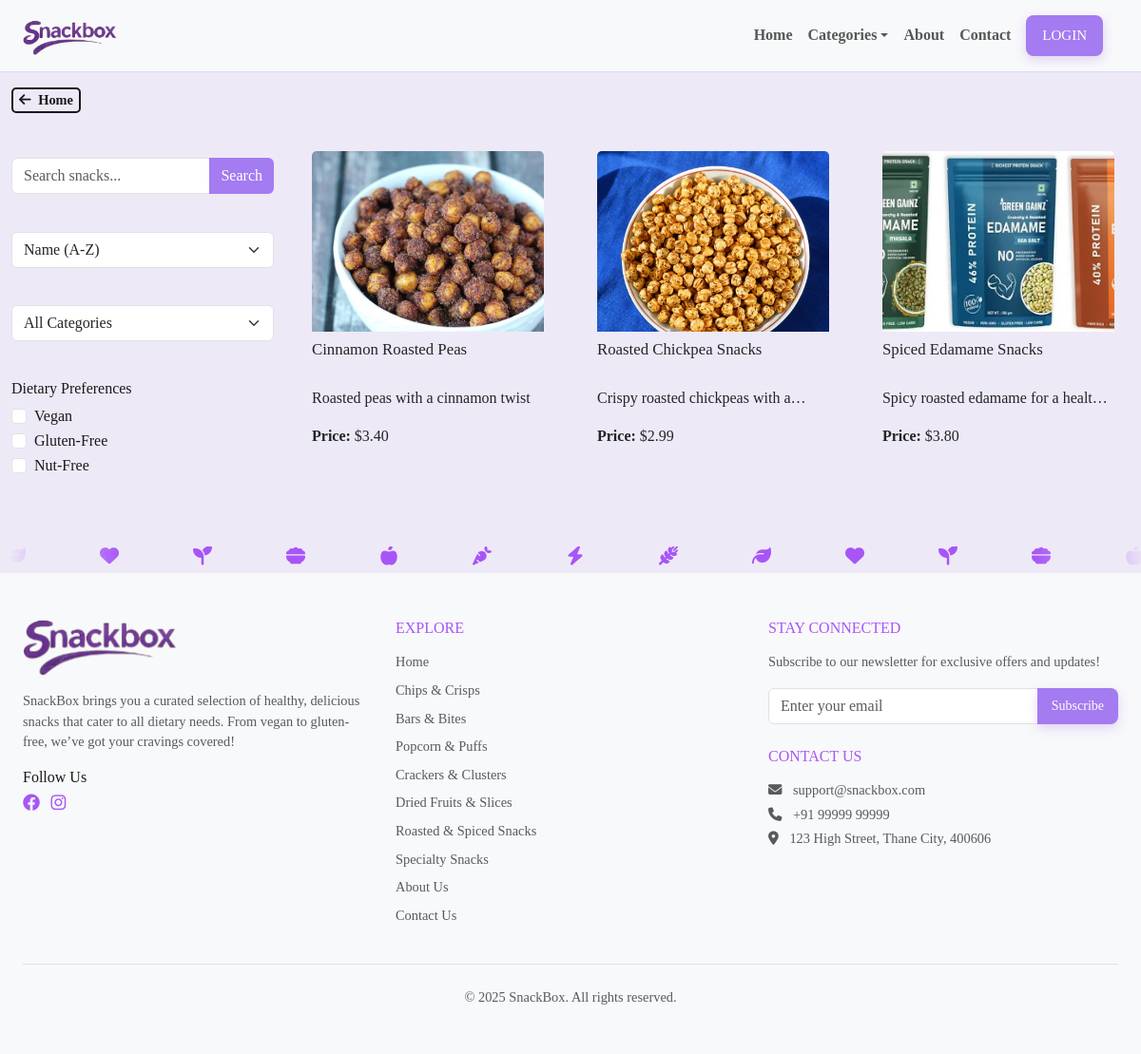
The app's page /category/roasted-spiced-snacks/ with its own data.
### core/models.py (models this page shows, shortened)
class Snack(models.Model):
    CATEGORY_CHOICES = [
        ('chips_crisps', 'Chips & Crisps'),
        ('bars_bites', 'Bars & Bites'),
        ('popcorn_puffs', 'Popcorn & Puffs'),
        ('crackers_clusters', 'Crackers & Clusters'),
        ('dried_fruits', 'Dried Fruits & Slices'),
        ('roasted_spiced', 'Roasted & Spiced Snacks'),
        ('cookies_sweets', 'Cookies & Sweets'),
        ('specialty', 'Specialty Snacks'),
    ]
    name = models.CharField(max_length=100)
    description = models.TextField()
    price = models.DecimalField(max_digits=6, decimal_places=2)
    image = models.ImageField(upload_to='snacks_images/', blank=True, null=True)
    category = models.CharField(max_length=20, choices=CATEGORY_CHOICES)
    is_vegan = models.BooleanField(default=False)
    is_gluten_free = models.BooleanField(default=False)
    is_nut_free = models.BooleanField(default=False)
    stock = models.PositiveIntegerField(default=0)

### core/views.py (the view, shortened to what this page needs)
# urls.py: path('category/<str:category_slug>/', views.category_detail, name='category_detail'),
def category_detail(request, category_slug):
    category_map = {slug: display for slug, display in Snack.CATEGORY_CHOICES}
    reverse_category_map = {display.lower().replace(' & ', '-').replace(' ', '-'): display for slug, display in Snack.CATEGORY_CHOICES}
    normalized_slug = category_slug.replace('_', '-')
    category_name = reverse_category_map.get(normalized_slug)
    if not category_name:
        for slug, display in reverse_category_map.items():
            if normalized_slug == slug.split('-')[0]:
                return redirect('category_detail', category_slug=slug)
        raise Http404(f"The category '{category_slug.replace('-', ' ').title()}' does not exist.")
    category_slugs = [slug for slug, display in Snack.CATEGORY_CHOICES if display == category_name]
    snacks = Snack.objects.filter(category__in=category_slugs)
    query = request.GET.get('q', '').strip()
    sort_by = request.GET.get('sort', 'name_asc')
    is_vegan = 'is_vegan' in request.GET
    is_gluten_free = 'is_gluten_free' in request.GET
    is_nut_free = 'is_nut_free' in request.GET
    if query:
        snacks = snacks.filter(Q(name__icontains=query) | Q(description__icontains=query))
    if is_vegan:
        snacks = snacks.filter(is_vegan=True)
    if is_gluten_free:
        snacks = snacks.filter(is_gluten_free=True)
    if is_nut_free:
        snacks = snacks.filter(is_nut_free=True)
    if sort_by == 'name_asc':
        snacks = snacks.order_by('name')
    elif sort_by == 'name_desc':
        snacks = snacks.order_by('-name')
    elif sort_by == 'price_asc':
        snacks = snacks.order_by('price')
    elif sort_by == 'price_desc':
        snacks = snacks.order_by('-price')
    cart_items_count = 0
    user_id = request.COOKIES.get('user_id')
    category_slug_value = next(slug for slug, display in Snack.CATEGORY_CHOICES if display == category_name)
    return render(request, 'core/category_detail.html', {
        'category': category_name,
        'snacks': snacks,
        'cart_items_count': cart_items_count,
        'categories': Snack.CATEGORY_CHOICES,
        'category_slug': category_slug_value,
        'query': query,
        'sort_by': sort_by,
        'is_vegan': is_vegan,
        'is_gluten_free': is_gluten_free,
        'is_nut_free': is_nut_free,
    })

### core/templates/core/category_detail.html (shortened to what this page needs)
{% load static %}
<!DOCTYPE html>
<html lang="en">
<head>
  <link href="https://cdn.jsdelivr.net/npm/bootstrap@5.3.0/dist/css/bootstrap.min.css" rel="stylesheet" />
  <link href="https://cdnjs.cloudflare.com/ajax/libs/font-awesome/6.4.0/css/all.min.css" rel="stylesheet" />
  <link rel="stylesheet" href="{% static 'core/css/style.css' %}">
</head>
<body class="category-page">
  {% include "core/components/navbar_internal.html" %}
  <section class="category-listing">
    <div class="container-fluid">
      <div class="d-flex justify-content-between align-items-center mb-4">
        <a href="{% url 'home' %}" class="back-btn"><i class="fa fa-arrow-left pe-1"></i> Home</a>
      </div>
      <div class="row">
        <div class="col-md-3 sidebar d-none d-md-block">
          <form method="get" action="{% url 'search_results' %}" class="mb-4" id="filterForm">
            <div class="mb-3">
              <div class="input-group">
                <input type="text" name="q" class="form-control" placeholder="Search snacks..." value="{{ query }}" />
                <button type="submit" class="btn purple-button">Search</button>
              </div>
            </div>
            <div class="mb-3">
              <select name="sort" class="form-select" onchange="this.form.submit()">
                <option value="name_asc" {% if sort_by == 'name_asc' %}selected{% endif %}>Name (A-Z)</option>
              </select>
            </div>
            <div class="mb-3">
              <select name="category" class="form-select" onchange="this.form.submit()">
                <option value="">All Categories</option>
              </select>
            </div>
            <div class="mb-3">
              <h6>Dietary Preferences</h6>
              <div class="form-check">
                <input type="checkbox" name="is_vegan" class="form-check-input" id="veganFilter" {% if is_vegan %}checked{% endif %} onchange="this.form.submit()" />
                <label class="form-check-label" for="veganFilter">Vegan</label>
              </div>
              <div class="form-check">
                <input type="checkbox" name="is_gluten_free" class="form-check-input" id="glutenFreeFilter" {% if is_gluten_free %}checked{% endif %} onchange="this.form.submit()" />
                <label class="form-check-label" for="glutenFreeFilter">Gluten-Free</label>
              </div>
              <div class="form-check">
                <input type="checkbox" name="is_nut_free" class="form-check-input" id="nutFreeFilter" {% if is_nut_free %}checked{% endif %} onchange="this.form.submit()" />
                <label class="form-check-label" for="nutFreeFilter">Nut-Free</label>
              </div>
            </div>
          </form>
        </div>
        <div class="col-md-9">
          {% if snacks %}
            <div class="row">
              {% for snack in snacks %}
                <div class="col-6 col-sm-6 col-md-4 col-lg-4 mb-4">
                  <div class="card h-100 snack-card" data-bs-toggle="modal" data-bs-target="#snackModal"
                       data-snack-id="{{ snack.id }}"
                       data-snack-name="{{ snack.name }}"
                       data-snack-description="{{ snack.description }}"
                       data-snack-price="{{ snack.price }}"
                       data-snack-image="{% if snack.image %}{{ snack.image.url }}{% else %}{% static 'core/img/placeholder.png' %}{% endif %}"
                       data-snack-vegan="{{ snack.is_vegan|yesno:'true,false' }}"
                       data-snack-gluten-free="{{ snack.is_gluten_free|yesno:'true,false' }}"
                       data-snack-nut-free="{{ snack.is_nut_free|yesno:'true,false' }}">
                    <div class="card-body">
                      {% if snack.image %}
                        <img src="{{ snack.image.url }}" class="card-img-top" alt="{{ snack.name }}">
                      {% else %}
                        <img src="{% static 'core/img/placeholder.png' %}" class="card-img-top" alt="{{ snack.name }}">
                      {% endif %}
                      <h5 class="card-title">{{ snack.name }}</h5>
                      <p class="card-text snack-description">{{ snack.description }}</p>
                      <p class="card-text"><strong>Price:</strong> ${{ snack.price }}</p>
                    </div>
                  </div>
                </div>
              {% endfor %}
            </div>
          {% else %}
            <p class="text-center">No snacks match your criteria.</p>
          {% endif %}
        </div>
      </div>
    </div>
  </section>
  {% include "core/components/footer.html" %}
</body>
</html>

### core/static/core/css/style.css (style rules this page uses)
body { background-color: #eee9f7; color: #191919; font-family:'Montserrat'; }
.purple-button { background-color: #a47bf0; border: none; color: white; font-weight: 400; }
#filterForm { display: flex; flex-direction: column; height: 50vh; justify-content: space-evenly; }
.back-btn { font-weight: 600; color: #191919; background-color: transparent; border: 2px solid #191919; padding: 1px 6px; border-radius: 5px; transition: all 0.3s ease; text-decoration: none; font-size: 0.9em; }
.food-listing-homepage .card, .category-listing .card, .search-results-section .card { border: none; background: none; overflow: hidden; width: 100%; max-width: 230px; margin: auto; }
.category-listing .card, .search-results-section .card { border: none; background: none; overflow: hidden; width: 100%; max-width: 366px; margin: auto; }
.food-listing-homepage .card-img-top, .category-listing .card-img-top, .search-results-section .card-img-top { height: 190px; object-fit: cover; }
.food-listing-homepage .card-title, .category-listing .card-title, .search-results-section .card-title { font-size: 1.05rem; margin-top: 0.5rem; margin-bottom: 0.5rem; height: 2.5em; line-height: 1.25em; overflow: hidden; }
.food-listing-homepage .snack-description, .category-listing .snack-description, .search-results-section .snack-description { font-size: 1rem; display: -webkit-box; -webkit-line-clamp: 1; -webkit-box-orient: vertical; overflow: hidden; text-overflow: ellipsis; }
.food-listing-homepage .card-text, .category-listing .card-text, .search-results-section .card-text { font-size: 1rem; }
.food-listing-homepage .card-body, .category-listing .card-body, .search-results-section .card-body { padding: 1rem; }
.sidebar { position: sticky; top: 20px; align-self: flex-start; }
.snack-card img { transition: transform 0.8s ease; }

### core/templates/core/components/marquee_icons.html (style rules this page uses)
:root { --color-primary: purple; accent-color: var(--color-primary); }
*, *::before, *::after { box-sizing: border-box; }
a { color: var(--color-primary); text-decoration: none; }

### core/templates/core/components/footer.html (style rules this page uses)
a { text-decoration: none !important; }

### records on screen
Snack: image (picture), name "Cinnamon Roasted Peas", description "Roasted peas with a cinnamon twist", price "3.40"
Snack: image (picture), name "Roasted Chickpea Snacks", description "Crispy roasted chickpeas with…", price "2.99"
Snack: image (picture), name "Spiced Edamame Snacks", description "Spicy roasted edamame for a…", price "3.80"
